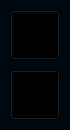
<?xml version="1.0" encoding="UTF-8"?>
<ui version="4.0">
 <class>hp_dialog_fdpselect</class>
 <widget class="QWidget" name="hp_dialog_fdpselect">
  <property name="geometry">
   <rect>
    <x>0</x>
    <y>0</y>
    <width>70</width>
    <height>130</height>
   </rect>
  </property>
  <property name="windowTitle">
   <string>Form</string>
  </property>
  <widget class="QFrame" name="verticalFrame_PicMode">
   <property name="geometry">
    <rect>
     <x>0</x>
     <y>0</y>
     <width>70</width>
     <height>130</height>
    </rect>
   </property>
   <property name="layoutDirection">
    <enum>Qt::LeftToRight</enum>
   </property>
   <property name="autoFillBackground">
    <bool>false</bool>
   </property>
   <property name="styleSheet">
    <string notr="true">QFrame{
background-color:rgb(0, 8, 16);
border :none;
}</string>
   </property>
   <property name="lineWidth">
    <number>1</number>
   </property>
   <layout class="QVBoxLayout" name="verticalLayout_4">
    <property name="spacing">
     <number>10</number>
    </property>
    <property name="leftMargin">
     <number>0</number>
    </property>
    <property name="topMargin">
     <number>10</number>
    </property>
    <property name="rightMargin">
     <number>0</number>
    </property>
    <property name="bottomMargin">
     <number>10</number>
    </property>
    <item>
     <widget class="QFrame" name="frame_FDPSet_Auto">
      <property name="minimumSize">
       <size>
        <width>65</width>
        <height>50</height>
       </size>
      </property>
      <property name="maximumSize">
       <size>
        <width>65</width>
        <height>50</height>
       </size>
      </property>
      <property name="styleSheet">
       <string notr="true">QFrame{background:transparent;border:none;}</string>
      </property>
      <property name="frameShape">
       <enum>QFrame::NoFrame</enum>
      </property>
      <property name="frameShadow">
       <enum>QFrame::Plain</enum>
      </property>
      <widget class="QToolButton" name="FDPSet_Auto">
       <property name="geometry">
        <rect>
         <x>10</x>
         <y>0</y>
         <width>50</width>
         <height>50</height>
        </rect>
       </property>
       <property name="styleSheet">
        <string notr="true">QToolButton{
	border-image: url(:/res_mainmenu/auto_n.png);
background:transparent;
}
QToolButton::checked{
border-image: url(:/res_mainmenu/auto_s.png);
background:transparent;
}

QToolButton::disabled{
border-image: url(:/res_mainmenu/auto_n.png);
background:transparent;
}

</string>
       </property>
       <property name="text">
        <string/>
       </property>
       <property name="checkable">
        <bool>true</bool>
       </property>
      </widget>
     </widget>
    </item>
    <item>
     <widget class="QFrame" name="frame_FDPSet_SLM">
      <property name="minimumSize">
       <size>
        <width>65</width>
        <height>50</height>
       </size>
      </property>
      <property name="maximumSize">
       <size>
        <width>65</width>
        <height>50</height>
       </size>
      </property>
      <property name="styleSheet">
       <string notr="true">QFrame{background:transparent;border:none;}</string>
      </property>
      <property name="frameShape">
       <enum>QFrame::NoFrame</enum>
      </property>
      <property name="frameShadow">
       <enum>QFrame::Plain</enum>
      </property>
      <widget class="QToolButton" name="FDPSet_SLM">
       <property name="geometry">
        <rect>
         <x>10</x>
         <y>0</y>
         <width>50</width>
         <height>50</height>
        </rect>
       </property>
       <property name="styleSheet">
        <string notr="true">QToolButton{
	border-image: url(:/res_mainmenu/SLM_n.png);
background:transparent;
}
QToolButton::checked{
border-image: url(:/res_mainmenu/SLM_s.png);
background:transparent;
}

QToolButton::disabled{
border-image: url(:/res_mainmenu/SLM_n.png);
background:transparent;
}

</string>
       </property>
       <property name="text">
        <string/>
       </property>
       <property name="checkable">
        <bool>true</bool>
       </property>
      </widget>
     </widget>
    </item>
    <item>
     <spacer name="verticalSpacer_4">
      <property name="orientation">
       <enum>Qt::Vertical</enum>
      </property>
      <property name="sizeHint" stdset="0">
       <size>
        <width>20</width>
        <height>0</height>
       </size>
      </property>
     </spacer>
    </item>
   </layout>
  </widget>
 </widget>
 <resources/>
 <connections/>
</ui>
